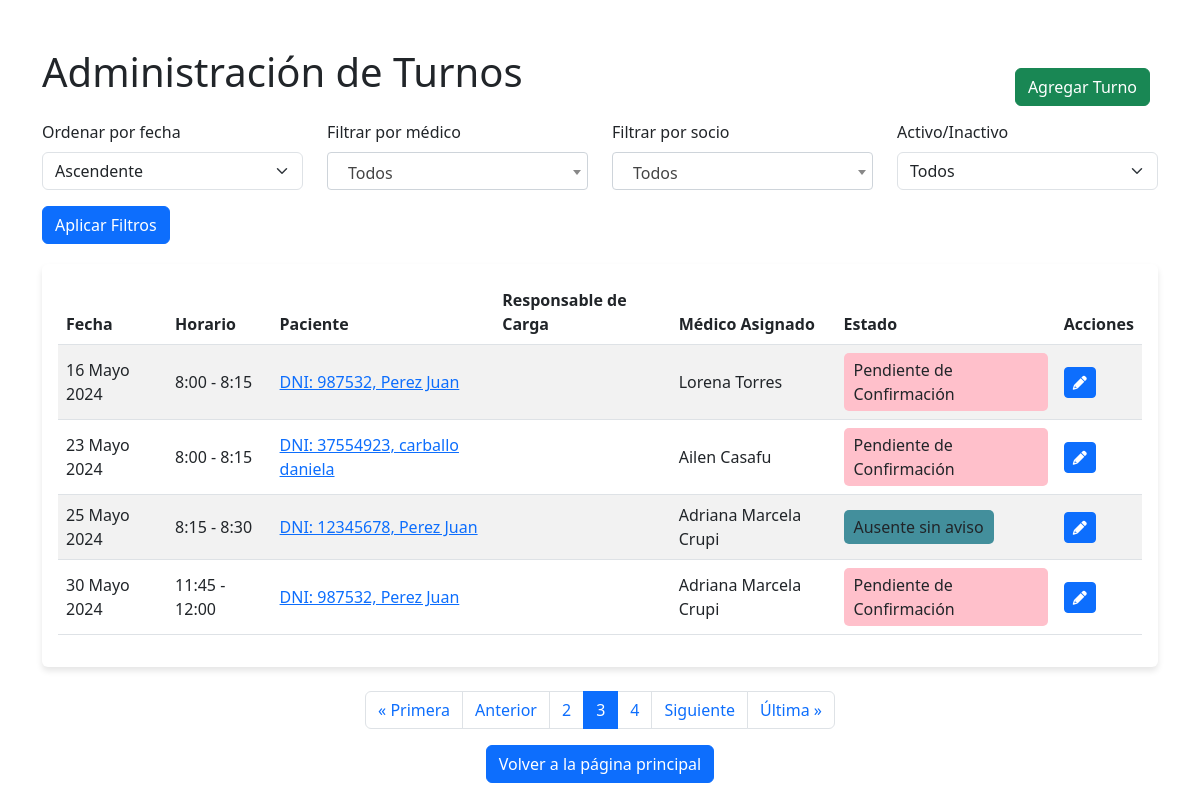
Screenshot of /turno/lista-turnos/?orden=asc&page=3 (signed in) with the database file from the repository.
### apps/turno/models.py (models this page shows, shortened)
class Turno(models.Model):
    HORARIOS = (
        ('0', '8:00 - 8:15'),
        ('1', '8:15 - 8:30'),
        ('2', '8:30 - 8:45'),
        ('3', '8:45 - 9:00'),
        ('4', '9:00 - 9:15'),
        ('5', '9:15 - 9:30'),
        ('6', '9:30 - 9:45'),
        ('7', '9:45 - 10:00'),
        ('8', '10:00 - 10:15'),
        ('9', '10:15 - 10:30'),
        ('10', '10:30 - 10:45'),
        ('11', '10:45 - 11:00'),
        ('12', '11:00 - 11:15'),
        ('13', '11:15 - 11:30'),
        ('14', '11:30 - 11:45'),
        ('15', '11:45 - 12:00'),
        ('16', '12:00 - 12:15'),
        ('17', '12:15 - 12:30'),
        ('18', '12:30 - 12:45'),
        ('19', '12:45 - 13:00'),
        ('20', '13:00 - 13:15'),
        ('21', '13:15 - 13:30'),
        ('22', '13:30 - 13:45'),
        ('23', '13:45 - 14:00'),
        ('24', '14:00 - 14:15'),
        ('25', '14:15 - 14:30'),
        ('26', '14:30 - 14:45'),
        ('27', '14:45 - 15:00'),
        ('28', '15:00 - 15:15'),
        ('29', '15:15 - 15:30'),
        ('30', '15:30 - 15:45'),
        ('31', '15:45 - 16:00'),
        ('32', '16:00 - 16:15'),
        ('33', '16:15 - 16:30'),
        ('34', '16:30 - 16:45'),
        ('35', '16:45 - 17:00'),
        ('36', '17:00 - 17:15'),
        ('37', '17:15 - 17:30'),
        ('38', '17:30 - 17:45'),
        ('39', '17:45 - 18:00'),
        ('40', '18:00 - 18:15'),
        ('41', '18:15 - 18:30'),
        ('42', '18:30 - 18:45'),
        ('43', '18:45 - 19:00')
    )
    ESTADOS = (
        ('0', 'Pendiente de Confirmación'),
        ('1', 'Atendido'),
        ('2', 'Ausente con aviso'),
        ('3', 'Ausente sin aviso'),
        ('4', 'Confirmado'),
        ('5', 'Cancelado')
    )
    fecha = models.DateField(verbose_name='Fecha del turno')
    horario = models.CharField(max_length=2, choices=HORARIOS, default='0', verbose_name='Horario del turno')
    observacion = models.CharField(max_length=300, blank=True)
    activo = models.BooleanField(default=True, verbose_name='¿Turno Activo?')
    estado = models.CharField(max_length=2, choices=ESTADOS, default='0', verbose_name='Estado del turno')
    socio = models.ForeignKey(Paciente, on_delete=models.CASCADE)
    usuario = models.ForeignKey(User, related_name='turnos_asignados', on_delete=models.SET_NULL, blank=False, null=True, verbose_name='Médico asignado')
    responsable_de_carga = models.ForeignKey(User, related_name='turnos_responsable', on_delete=models.SET_NULL, null=True, editable=False)
    class Meta:
        verbose_name_plural = 'Turnos'

### apps/socio/models.py (models this page shows, shortened)
class Paciente(models.Model):
    TIPO_CATEGORIA = (
        ('0', 'Demanda Espontánea'),
        ('1', 'Socio'),
        ('3', 'Socio Afiliado')
    )
    SEX_CHOICES = (
        ('0', 'Masculino'),
        ('1', 'Femenino'),
        ('3', 'Otro')
    )
    TIPO_SOLICITUD = (
        ('0', 'Titular'),
        ('1', 'Familiar'),
        ('2', 'No Aplica'),
    )
    TIPO_MONOTRIBUTO = (
        ('0', 'Categoria A'),
        ('1', 'Categoria B'),
        ('2', 'Categoria C'),
        ('3', 'Categoria D'),
        ('4', 'Otro'),
        ('5', 'No tiene'),
    )
    categoria = models.CharField('Categoria', max_length=1, choices=TIPO_CATEGORIA, default='0')
    condicion_de_solicitud = models.CharField('Condición de solicitud', max_length=1, choices=TIPO_SOLICITUD, default='0')
    dni = models.CharField(max_length=8, unique=True, verbose_name='DNI',help_text="<span style='color: red;font-weight: bold; text-transform: uppercase;'>¡Ingresar sin caracteres especiales o espacios ( - , * , _, . )!</span>")
    dnititular = models.CharField('DNI del Titular',max_length=8, blank=True, null=True, help_text="<span style='color: red;font-weight: bold; text-transform: uppercase;'>¡Colocar unicamente si el TIPO DE AFILIACIÓN ES FAMILIAR!</span>")
    cuit = models.CharField(max_length=20, blank=True, null=True, help_text="<span style='color: red;font-weight: bold; text-transform: uppercase;'>¡Ingresar sin caracteres especiales o espacios ( - , * , _ )!</span>", verbose_name='CUIT')  # Campo opcional
    nombres = models.CharField(max_length=100)
    apellidos = models.CharField(max_length=100)
    fecha_de_nacimiento = models.DateField()
    sex = models.CharField('Sexo', max_length=1, choices=SEX_CHOICES, default='0')
    telefono = models.ForeignKey(Telefono, on_delete=models.CASCADE, verbose_name='Número de contacto', blank=True, null=True)
    casilla_de_mail = models.EmailField(validators=[EmailValidator(message="Ingresa un correo válido")], blank=True)
    domicilio = models.ForeignKey('Domicilio', on_delete=models.SET_NULL, blank=True, null=True)
    referente_parroquial = models.ForeignKey('Referente', on_delete=models.SET_NULL, blank=True, null=True)
    responsable_de_carga = models.ForeignKey('auth.User', on_delete=models.SET_NULL, blank=True, null=True, editable=False)
    monotributo = models.CharField('Monotributo', max_length=1, choices=TIPO_MONOTRIBUTO, default='0')
    dni_foto_frente = models.FileField(upload_to='dni/', blank=True, null=True)
    dni_foto_dorso = models.FileField(upload_to='dni/', blank=True, null=True)
    credencial = models.AutoField(primary_key=True)
    observaciones = models.TextField(blank=True)
    credencial_entregada = models.BooleanField(default=False)
    class Meta:
        verbose_name = 'Socio' # Titulo.
        verbose_name_plural = 'Registro de socio' # Titulo Plural.
    def __str__(self):
        return f"DNI: {self.dni}, {self.apellidos} {self.nombres}"

### apps/turno/views.py (the view)
# urls.py: path('lista-turnos/', ListaTurnosView.as_view(), name='turnos_list'),
class ListaTurnosView(LoginRequiredMixin, View):
    template_name = 'turno/lista_turnos.html'
    paginate_by = 4  # Número de turnos por página
    def get(self, request):
        turnos = Turno.objects.all()
        orden = request.GET.get('orden', 'asc')
        if orden == 'desc':
            turnos = turnos.order_by('-fecha')
        else:
            turnos = turnos.order_by('fecha')
        medico_id = request.GET.get('medico', None)
        if medico_id:
            turnos = turnos.filter(usuario__id=medico_id)
        socio_id = request.GET.get('socio', None)
        if socio_id:
            turnos = turnos.filter(socio__credencial=socio_id)
        activo = request.GET.get('activo', None)
        if activo == 'true':
            turnos = turnos.filter(activo=True)
        elif activo == 'false':
            turnos = turnos.filter(activo=False)
        grupo_medico = Group.objects.get(name='Medico')
        medicos = User.objects.filter(groups=grupo_medico)
        socios = Paciente.objects.all()  # Obtener todos los pacientes para el formulario
        paginator = Paginator(turnos, self.paginate_by)
        page = request.GET.get('page')
        try:
            turnos_paginados = paginator.page(page)
        except PageNotAnInteger:
            turnos_paginados = paginator.page(1)
        except EmptyPage:
            turnos_paginados = paginator.page(paginator.num_pages)
        context = {
            'turnos': turnos_paginados,
            'orden': orden,
            'medicos': medicos,
            'socios': socios,
        }
        return render(request, self.template_name, context)

### templates/turno/lista_turnos.html (shortened to what this page needs)
{% load static %}
<!DOCTYPE html>
<html lang="en">
<head>
    <link href="https://cdn.jsdelivr.net/npm/bootstrap@5.3.0-alpha1/dist/css/bootstrap.min.css" rel="stylesheet">
    <link rel="stylesheet" href="{% static 'css/turno/lista.css' %}">
    <link rel="stylesheet" href="https://cdnjs.cloudflare.com/ajax/libs/font-awesome/6.0.0-beta3/css/all.min.css">
    <link href="https://cdn.jsdelivr.net/npm/select2@4.0.13/dist/css/select2.min.css" rel="stylesheet" />
</head>
<body>
    <div class="container mt-5">
        <h1 class="mb-4">Administración de Turnos</h1>
        <a href="/turno/crear-turno/" class="btn btn-success btn-agregar-turno">Agregar Turno</a>
        <form method="get" class="filters">
            <div class="row">
                <div class="col-md-3">
                    <label for="orden" class="form-label">Ordenar por fecha</label>
                    <select id="orden" name="orden" class="form-select">
                        <option value="asc" {% if orden == 'asc' %}selected{% endif %}>Ascendente</option>
                    </select>
                </div>
                <div class="col-md-3">
                    <label for="medico" class="form-label">Filtrar por médico</label>
                </div>
                <div class="col-md-3">
                    <label for="socio" class="form-label">Filtrar por socio</label>
                </div>
                <div class="col-md-3">
                    <label for="activo" class="form-label">Activo/Inactivo</label>
                    <select id="activo" name="activo" class="form-select">
                        <option value="">Todos</option>
                    </select>
                </div>
            </div>
            <div class="row mt-3">
                <div class="col-md-12">
                    <button type="submit" class="btn btn-primary">Aplicar Filtros</button>
                </div>
            </div>
        </form>
        <div class="card">
            <div class="card-body">
                <table class="table table-striped">
                    <thead>
                        <tr>
                            <th>Fecha</th>
                            <th>Horario</th>
                            <th>Paciente</th>
                            <th>Responsable de Carga</th>
                            <th>Médico Asignado</th>
                            <th>Estado</th>
                            <th>Acciones</th>
                        </tr>
                    </thead>
                    <tbody>
                        {% for turno in turnos %}
                            <tr>
                                <td>{{ turno.fecha }}</td>
                                <td>{{ turno.get_horario_display }}</td>
                                <td><a href="{% url 'detalle_paciente' turno.socio.credencial %}">{{ turno.socio }}</a></td>
                                <td>{{ turno.responsable_de_carga.first_name }} {{ turno.responsable_de_carga.last_name }}</td>
                                <td>{{ turno.usuario.first_name }} {{ turno.usuario.last_name }}</td>
                                <td>
                                    <div class="estado-container {% if turno.estado == '0' %}estado-pendiente{% elif turno.estado == '1' %}estado-atendido{% elif turno.estado == '2' %}estado-ausente-aviso{% elif turno.estado == '3' %}estado-ausente-sin-aviso{% elif turno.estado == '4' %}estado-confirmado{% elif turno.estado == '5' %}estado-cancelado{% endif %}">
                                        {{ turno.get_estado_display }}
                                    </div>
                                </td>
                                <td>
                                    <a href="{% url 'editar_turno' turno.pk %}" class="btn btn-sm btn-primary">
                                        <i class="fas fa-pencil-alt"></i>
                                    </a>
                                </td>
                            </tr>
                        {% endfor %}
                    </tbody>
                </table>
            </div>
        </div>
<nav aria-label="Page navigation">
    <ul class="pagination justify-content-center mt-4">
        {% if turnos.has_previous %}
            <li class="page-item">
                <a class="page-link" href="?orden={{ orden }}{% if medico_id %}&medico={{ medico_id }}{% endif %}{% if socio_id %}&socio={{ socio_id }}{% endif %}{% if activo %}&activo={{ activo }}{% endif %}&page=1">&laquo; Primera</a>
            </li>
            <li class="page-item">
                <a class="page-link" href="?orden={{ orden }}&page={{ turnos.previous_page_number }}">Anterior</a>
            </li>
        {% endif %}
        {% for num in turnos.paginator.page_range %}
            {% if num == turnos.number %}
                <li class="page-item active">
                    <span class="page-link">{{ num }}</span>
                </li>
            {% elif num < turnos.number|add:2 and num > turnos.number|add:"-2" %}
                <li class="page-item">
                    <a class="page-link" href="?orden={{ orden }}&page={{ num }}">{{ num }}</a>
                </li>
            {% endif %}
        {% endfor %}
        {% if turnos.has_next %}
            <li class="page-item">
                <a class="page-link" href="?orden={{ orden }}&page={{ turnos.next_page_number }}">Siguiente</a>
            </li>
            <li class="page-item">
                <a class="page-link" href="?orden={{ orden }}&page={{ turnos.paginator.num_pages }}">Última &raquo;</a>
            </li>
        {% endif %}
    </ul>
</nav>
<div class="container mt-3 text-center">
    <a href="/admin/" class="btn btn-primary">Volver a la página principal</a>
</div>
    </div>
</body>
</html>

### static/css/turno/lista.css (style rules this page uses)
.card { border: none; box-shadow: 0 4px 6px rgba(0, 0, 0, 0.1); }
.table th { border-top: none; border-bottom: 1px solid #dee2e6; }
.table td { vertical-align: middle; }

### templates/turno/lista_turnos.html (style rules this page uses)
.container { position: relative; }
.btn-agregar-turno { position: absolute; top: 20px; right: 20px; z-index: 1000; }
.filters { margin-bottom: 20px; }
.estado-container { display: inline-block; padding: 5px 10px; border-radius: 5px; }
.estado-pendiente { background-color: pink; }
.estado-ausente-sin-aviso { background-color: #438f9c; }

### rows the page displays
Turno: fecha "16 Mayo 2024", horario "8:00 - 8:15", socio "DNI: 987532, Perez Juan", usuario.first_name "Lorena", usuario.last_name "Torres", estado "Pendiente de Confirmación"
Turno: fecha "23 Mayo 2024", horario "8:00 - 8:15", socio "DNI: 37554923, carballo daniela", usuario.first_name "Ailen", usuario.last_name "Casafu", estado "Pendiente de Confirmación"
Turno: fecha "25 Mayo 2024", horario "8:15 - 8:30", socio "DNI: 12345678, Perez Juan", usuario.first_name "Adriana Marcela", usuario.last_name "Crupi", estado "Ausente sin aviso"
Turno: fecha "30 Mayo 2024", horario "11:45 - 12:00", socio "DNI: 987532, Perez Juan", usuario.first_name "Adriana Marcela", usuario.last_name "Crupi", estado "Pendiente de Confirmación"

### other values shown
{{ num }} "2" "4"
{{ num }} "3"
